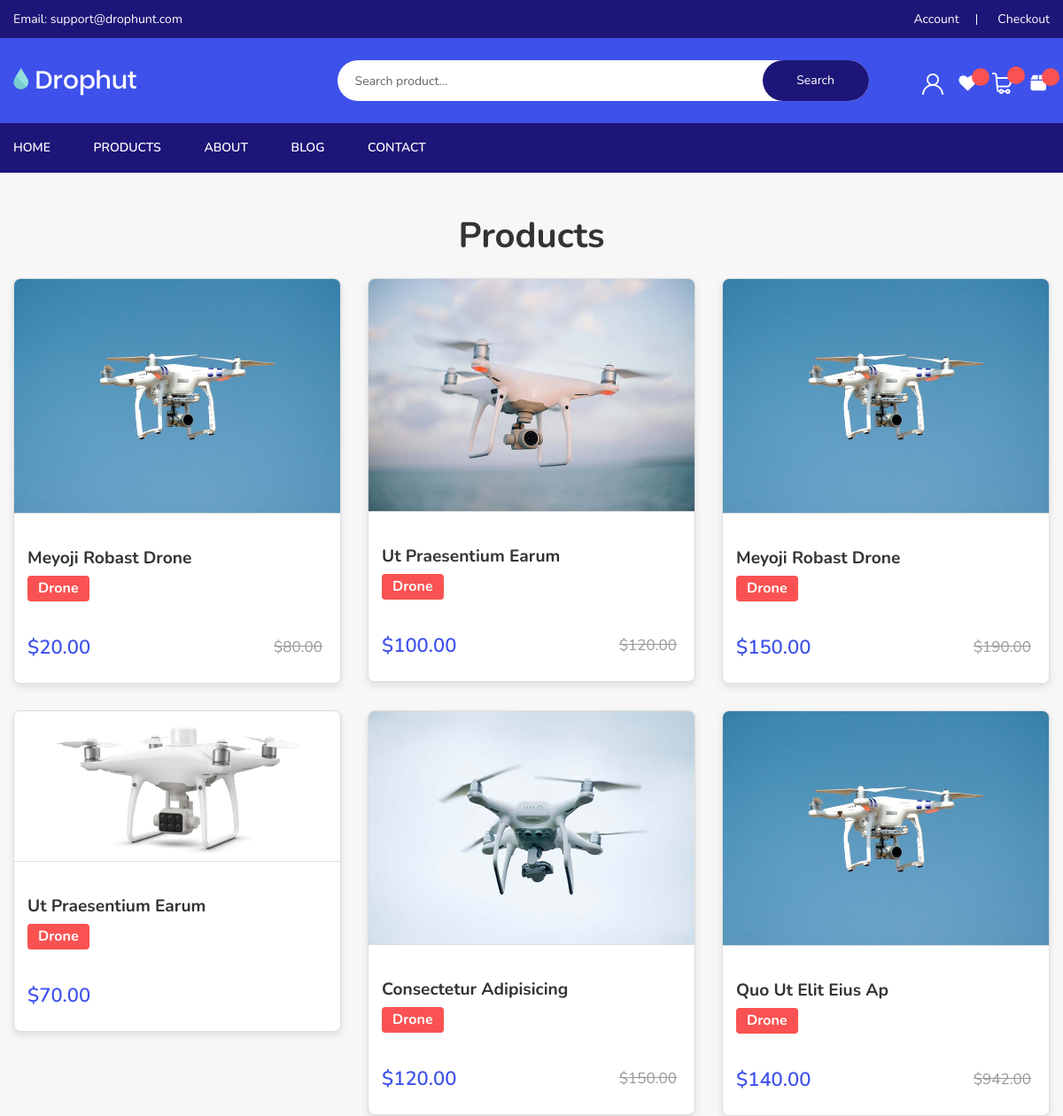
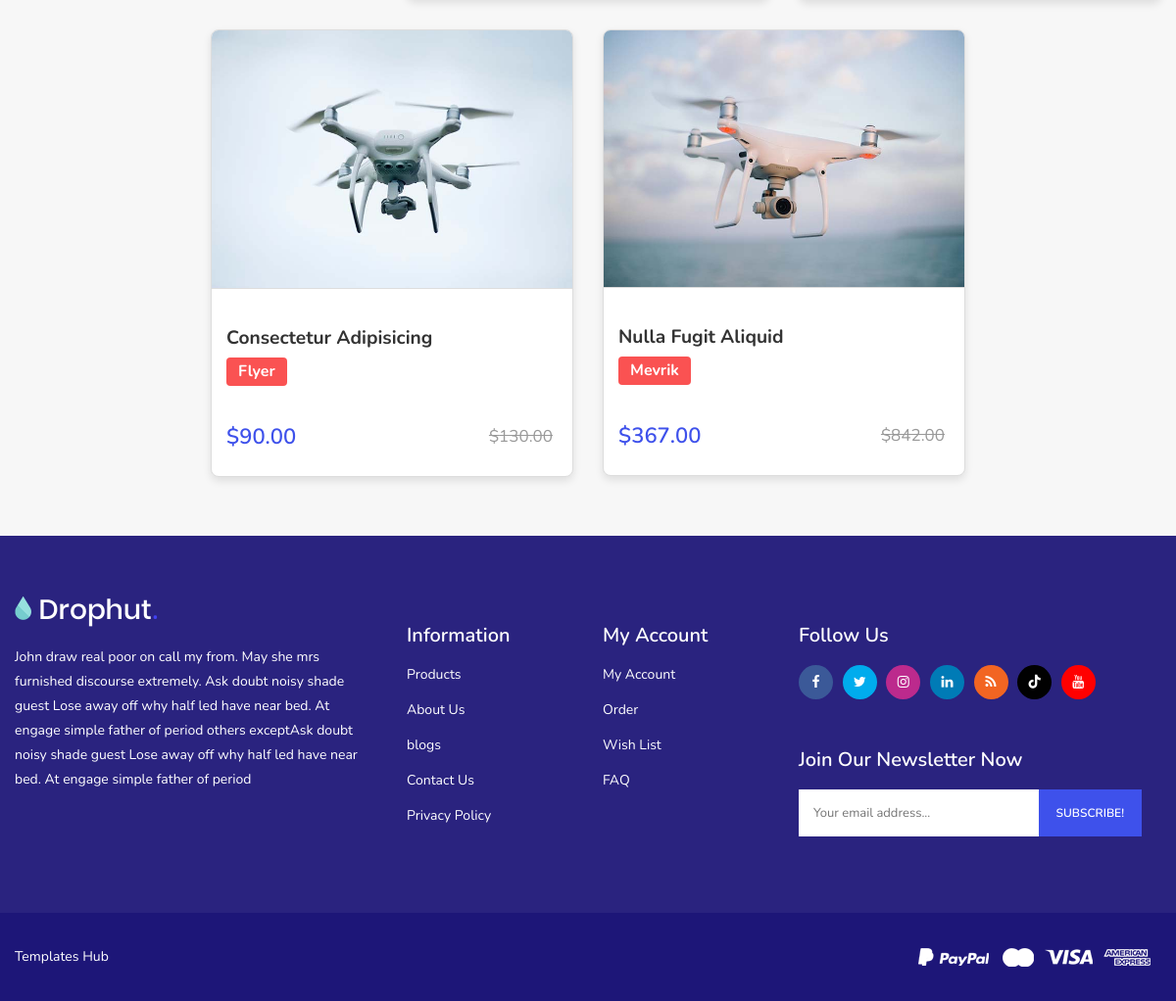
The page /index.php?page=products on the database its author committed (2 pictures, top to bottom).
### tables this page shows
CREATE TABLE `products` (
  `product_id` int(11) NOT NULL,
  `title` varchar(255) NOT NULL,
  `price_after_discount` decimal(10,2) DEFAULT NULL,
  `price_before_discount` decimal(10,2) DEFAULT NULL,
  `image` varchar(255) DEFAULT NULL,
  `major` varchar(255) DEFAULT NULL,
  `category_id` int(11) DEFAULT NULL,
  `delivery` varchar(255) DEFAULT NULL,
  `coupon` varchar(255) DEFAULT NULL,
  `coupon_value` decimal(10,2) DEFAULT NULL,
  `color` varchar(50) DEFAULT NULL,
  `description` text DEFAULT NULL,
  `stock` tinyint(1) DEFAULT 0
);

CREATE TABLE `categories` (
  `category_id` int(11) NOT NULL,
  `name` varchar(255) NOT NULL
);

CREATE TABLE `description` (
  `id` int(11) NOT NULL,
  `description` text NOT NULL,
  `created_at` timestamp NOT NULL DEFAULT current_timestamp()
);

CREATE TABLE `social_media` (
  `id` int(11) NOT NULL,
  `link_url` varchar(255) DEFAULT NULL,
  `link_name` varchar(100) NOT NULL
);

### core/classes/Database.php (called while the page is built, shortened)
<?php
class Database{
  public static function select($columns, $tableName, $some_column = "", $some_value = "")
  {
    if(empty($some_column) && empty($some_value))
    {
      return "SELECT $columns FROM $tableName";
    }else{
      $some_value = is_numeric($some_value) ? $some_value : "'$some_value'";
      return "SELECT $columns FROM $tableName WHERE `$some_column` =  $some_value";
    }
  }
  public static function selectJoin($columns, $tableName, $join_table = "", $join_condition = "", $some_column = "", $some_value = "")
  {
      if ($columns != "*") {
          $columns = implode(", ", (array)$columns);
      }
      $sql = "SELECT $columns FROM $tableName";
      if (!empty($join_table) && !empty($join_condition)) {
          $sql .= " JOIN $join_table ON $join_condition";
      }
      return $sql;
  }
}

### core/functions.php (called while the page is built, shortened)
<?php
function url($path)
{
  return BASE_URL . "index.php?page=" . $path;
}

### views/products.php (the view, shortened to what this page needs)
  <?php
    $conn = Database::connect("localhost", "root", "", "drophut");
    $sql = Database::selectJoin(["p.product_id", "p.title", "p.image", "p.price_after_discount", "p.price_before_discount",  "p.major", "p.category_id","c.category_id", "c.name"],
                                "products p", "categories c", "p.category_id = c.category_id");
    $result = mysqli_query($conn, $sql);
  ?>
    <section class="pt-60 pb-30 gray-bg">
        <div class="container">
            <div class="row">
                <div class="col text-center">
                    <div class="section-title">
                        <h2>Products</h2>
                    </div>
                </div>
            </div>
            <div class="row justify-content-center">
                <?php while($Product = mysqli_fetch_assoc($result)): ?>
                <div class="col-xl-4 col-lg-4 col-md-4 col-sm-6 col-12">
                    <div class="single-tranding">
                        <a href="<?php echo url('product-details&id=') . $Product["product_id"]; ?>">
                            <div class="tranding-pro-img">
                                <img src="<?php echo BASE_URL . "../public/images/products/" . $Product["image"]; ?>" alt="">
                            </div>
                            <div class="tranding-pro-title">
                                <h3><?= ucwords($Product["title"]); ?></h3>
                                <h4><?= ucwords($Product["name"]); ?></h4>
                            </div>
                            <div class="tranding-pro-price">
                                <div class="price_box">
                                    <?php if($Product["price_after_discount"] != 0): ?>
                                    <span class="current_price">$<?= $Product["price_after_discount"]; ?></span>
                                    <span class="old_price">$<?= $Product["price_before_discount"]; ?></span>
                                    <?php else: ?>
                                    <span class="current_price">$<?= $Product["price_before_discount"]; ?></span>
                                    <?php endif; ?>
                                </div>
                            </div>
                        </a>
                    </div>
                </div>
                <?php endwhile; ?>
            </div>
        </div>
    </section>
<?php require_once ROOT_PATH . 'inc/footer.php'; ?>

### inc/footer.php (shortened to what this page needs)
    <?php require_once ROOT_PATH . "core/classes/Database.php" ?>
    <?php
        $conn = Database::connect("localhost", "root", "", "drophut");
        $sql = Database::select("*", "description");
        $result = mysqli_query($conn, $sql);
        $row = mysqli_fetch_assoc($result);
    ?>
    <footer class="footer_widgets">
        <div class="footer_top">
            <div class="container">
                <div class="row">
                <div class="col-lg-4 col-md-6">
                    <div class="widgets_container contact_us">
                        <div class="footer_logo">
                            <a href="#"><img src="assets/img/logo/logo.png" alt=""></a>
                        </div>
                        <div class="footer_contact">
                            <p><?= $row["description"]; ?></p>
                        </div>
                    </div>
                </div>
                <div class="col-lg-2 col-md-6 col-sm-6">
                    <div class="widgets_container widget_menu">
                        <h3>Information</h3>
                        <div class="footer_menu">
                            <ul>
                                <li><a href="<?php echo url('products'); ?>">Products</a></li>
                                <li><a href="<?php echo url('about'); ?>">About Us</a></li>
                                <li><a href="<?php echo url('blog') ?>">blogs</a></li>
                                <li><a href="<?php echo url('contact'); ?>">Contact Us</a></li>
                                <li><a href="<?php echo url('privacy-policy') ?>">Privacy Policy</a></li>
                            </ul>
                        </div>
                    </div>
                </div>
                <div class="col-lg-2 col-md-6 col-sm-6">
                    <div class="widgets_container widget_menu">
                        <h3>My Account</h3>
                        <div class="footer_menu">
                            <ul>
                                <li><a href="<?php echo url('my-account'); ?>">My Account</a></li>
                                <li><a href="#<?php echo url('order') ?>">Order</a></li>
                                <li><a href="<?php echo url('wishlist'); ?>">Wish List</a></li>
                                <li><a href="<?php echo url('faq'); ?>">FAQ</a></li>
                            </ul>
                        </div>
                    </div>
                </div>
                <?php
                    $sql = Database::select("*", "social_media");
                    $result = mysqli_query($conn, $sql);
                ?>
                <div class="col-lg-4 col-md-6">
                    <div class="widgets_container newsletter">
                        <h3>Follow Us</h3>
                        <div class="footer_social_link">
                            <ul>
                                <?php while($link = mysqli_fetch_assoc($result)): ?>
                                <li><a class="<?= $link["link_name"]; ?>" href="<?= $link["link_url"]; ?>" title="<?= ucwords($link["link_name"]) ?>"><i class="fa fa-<?= $link["link_name"] ?>"></i></a></li>
                                <?php endwhile; ?>
                            </ul>
                        </div>
                        <div class="subscribe_form">
                            <h3>Join Our Newsletter Now</h3>
                            <form id="mc-form" class="mc-form footer-newsletter" >
                                <input id="mc-email" type="email" autocomplete="off" placeholder="Your email address..." />
                                <button id="mc-submit">Subscribe!</button>
                            </form>
                        </div>
                    </div>
                </div>
            </div>
            </div>
        </div>
        <div class="footer_bottom">
            <div class="container">
                <div class="row align-items-center">
                    <div class="col-lg-6 col-md-6">
                        <div class="copyright_area">
                            <p> <a href="templateshub.net">Templates Hub</a></p>
                        </div>
                    </div>
                    <div class="col-lg-6 col-md-6">
                        <div class="footer_payment text-right">
                            <a href="#"><img src="assets/img/icon/payment.png" alt=""></a>
                        </div>
                    </div>
                </div>
            </div>
        </div>
    </footer>
</body>
</html>

### rows shown on the page
products: image (picture), title "Meyoji Robast Drone", category.name "Drone", price_after_discount "20.00", price_before_discount "80.00"
products: image (picture), title "Ut Praesentium Earum", category.name "Drone", price_after_discount "100.00", price_before_discount "120.00"
products: image (picture), title "Meyoji Robast Drone", category.name "Drone", price_after_discount "150.00", price_before_discount "190.00"
products: image (picture), title "Ut Praesentium Earum", category.name "Drone", price_before_discount "70.00"
products: image (picture), title "Consectetur Adipisicing", category.name "Drone", price_after_discount "120.00", price_before_discount "150.00"
products: image (picture), title "Quo Ut Elit Eius Ap", category.name "Drone", price_after_discount "140.00", price_before_discount "942.00"
products: image (picture), title "Consectetur Adipisicing", category.name "Flyer", price_after_discount "90.00", price_before_discount "130.00"
products: image (picture), title "Nulla Fugit Aliquid", category.name "Mevrik", price_after_discount "367.00", price_before_discount "842.00"
description: description "John draw real poor on call my from. May she mrs furnished discourse extremely. Ask doubt noisy shade guest Lose away off why half led have near bed. At engage simple father of period others exceptAsk doubt noisy shade guest Lose away off why half led have near bed. At engage simple father of period"
